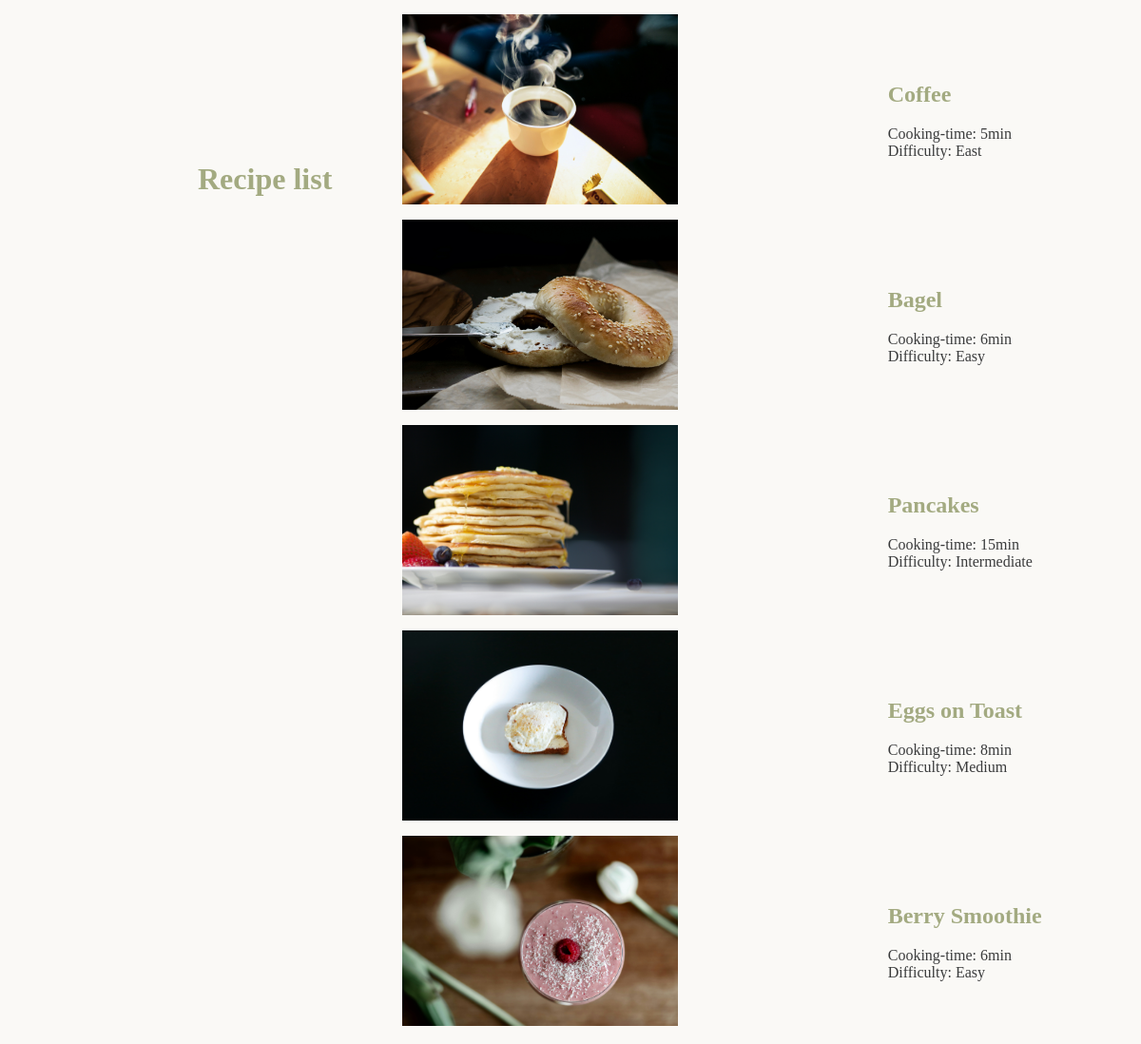
Page /list/ on the committed database.
### recipes/models.py (models this page shows, shortened)
class Recipe(models.Model):
  name= models.CharField(max_length=50)
  cooking_time= models.IntegerField()
  ingredients= models.TextField(max_length=250)
  difficulty= models.CharField(max_length=12, default= None)
  directions = models.TextField(max_length=500, default= 'No directions added yet for this recipe')
  pic = models.ImageField(upload_to='recipes', default='no_picture.jpg')
  def get_absolute_url(self):
      return reverse ('recipes:detail', kwargs={'pk': self.pk})

### recipes/views.py (the view)
# urls.py: path('list/', RecipeListView.as_view(), name="list"),
class RecipeListView(ListView):
  model = Recipe
  template_name = 'recipes/list.html' #maybe need to rename that ***

### recipes/templates/recipes/list.html (shortened to what this page needs)
<!DOCTYPE html>
<html>
  <head>
    <link rel="stylesheet" href="../../static/recipes/index.css" />
  </head>
  <body>
    <div class="list__layout">
      <h1 class="list--text">Recipe list</h1>
      <table class="list--table">
        {% for object in object_list %}
        <tr>
          <td class="table--img">
            <img src="{{object.pic.url}}" widht="300" height="200" />
          </td>
          <td class="table--text">
            <a href="{{object.get_absolute_url}}"><h2>{{object.name}}</h2></a>
            Cooking-time: {{object.cooking_time}}min <br />
            Difficulty: {{object.difficulty}}
          </td>
        </tr>
        {% endfor %}
      </table>
    </div>
  </body>
</html>

### recipes/static/recipes/index.css (style rules this page uses)
* { background-color: #faf9f6; color: #3a3b3c; box-sizing: border-box; }
:root { --bg-color: #faf9f6; --light-green: #c5c191; --mid-green: #a3aa81; --dark-green: #4c4735; }
h1, h2 { color: var(--mid-green); }
a { text-decoration: none; }
.list__layout { display: grid; grid-template-columns: 1fr 2fr; align-items: center; gap: 20px; }
.list--text { margin-top: -700px; margin-left: 200px; }
.table--img, .table--text { padding: 5px; }
.table--img img { width: 300px; height: 200px; object-fit: cover; padding-right: 10px; }
.table--text { padding-left: 100px; text-align: left; }

### rows in the picture
Recipe: pic (picture), name "Coffee", cooking_time "5", difficulty "East"
Recipe: pic (picture), name "Bagel", cooking_time "6", difficulty "Easy"
Recipe: pic (picture), name "Pancakes", cooking_time "15", difficulty "Intermediate"
Recipe: pic (picture), name "Eggs on Toast", cooking_time "8", difficulty "Medium"
Recipe: pic (picture), name "Berry Smoothie", cooking_time "6", difficulty "Easy"
